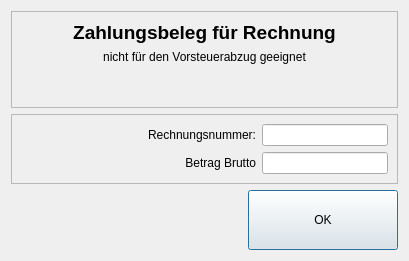
<?xml version="1.0" encoding="UTF-8"?>
<ui version="4.0">
 <class>R2BDialog</class>
 <widget class="QDialog" name="R2BDialog">
  <property name="geometry">
   <rect>
    <x>0</x>
    <y>0</y>
    <width>409</width>
    <height>261</height>
   </rect>
  </property>
  <property name="windowTitle">
   <string>Dialog</string>
  </property>
  <layout class="QHBoxLayout" name="horizontalLayout_2">
   <item>
    <layout class="QVBoxLayout" name="verticalLayout">
     <item>
      <widget class="QFrame" name="frame_2">
       <property name="frameShape">
        <enum>QFrame::StyledPanel</enum>
       </property>
       <property name="frameShadow">
        <enum>QFrame::Raised</enum>
       </property>
       <layout class="QVBoxLayout" name="verticalLayout_2">
        <item>
         <widget class="QLabel" name="label_3">
          <property name="font">
           <font>
            <family>Arial</family>
            <pointsize>14</pointsize>
            <weight>75</weight>
            <bold>true</bold>
           </font>
          </property>
          <property name="text">
           <string>Zahlungsbeleg für Rechnung</string>
          </property>
          <property name="alignment">
           <set>Qt::AlignCenter</set>
          </property>
         </widget>
        </item>
        <item>
         <widget class="QLabel" name="label_4">
          <property name="text">
           <string>nicht für den Vorsteuerabzug geeignet</string>
          </property>
          <property name="alignment">
           <set>Qt::AlignCenter</set>
          </property>
         </widget>
        </item>
        <item>
         <spacer name="verticalSpacer">
          <property name="orientation">
           <enum>Qt::Vertical</enum>
          </property>
          <property name="sizeHint" stdset="0">
           <size>
            <width>20</width>
            <height>40</height>
           </size>
          </property>
         </spacer>
        </item>
       </layout>
      </widget>
     </item>
     <item>
      <widget class="QFrame" name="frame">
       <property name="frameShape">
        <enum>QFrame::StyledPanel</enum>
       </property>
       <property name="frameShadow">
        <enum>QFrame::Raised</enum>
       </property>
       <layout class="QGridLayout" name="gridLayout">
        <item row="0" column="2">
         <widget class="QLineEdit" name="invoiceNum"/>
        </item>
        <item row="0" column="1">
         <widget class="QLabel" name="label">
          <property name="font">
           <font>
            <family>Arial</family>
           </font>
          </property>
          <property name="text">
           <string>Rechnungsnummer:</string>
          </property>
          <property name="alignment">
           <set>Qt::AlignRight|Qt::AlignTrailing|Qt::AlignVCenter</set>
          </property>
         </widget>
        </item>
        <item row="1" column="2">
         <widget class="QLineEdit" name="invoiceSum"/>
        </item>
        <item row="1" column="1">
         <widget class="QLabel" name="label_2">
          <property name="font">
           <font>
            <family>Arial</family>
            <italic>false</italic>
           </font>
          </property>
          <property name="text">
           <string>Betrag Brutto</string>
          </property>
          <property name="alignment">
           <set>Qt::AlignRight|Qt::AlignTrailing|Qt::AlignVCenter</set>
          </property>
         </widget>
        </item>
        <item row="0" column="0">
         <spacer name="horizontalSpacer">
          <property name="orientation">
           <enum>Qt::Horizontal</enum>
          </property>
          <property name="sizeHint" stdset="0">
           <size>
            <width>40</width>
            <height>20</height>
           </size>
          </property>
         </spacer>
        </item>
       </layout>
      </widget>
     </item>
     <item>
      <layout class="QHBoxLayout" name="horizontalLayout">
       <item>
        <spacer name="horizontalSpacer_2">
         <property name="orientation">
          <enum>Qt::Horizontal</enum>
         </property>
         <property name="sizeHint" stdset="0">
          <size>
           <width>40</width>
           <height>20</height>
          </size>
         </property>
        </spacer>
       </item>
       <item>
        <widget class="QPushButton" name="pushButton">
         <property name="minimumSize">
          <size>
           <width>150</width>
           <height>60</height>
          </size>
         </property>
         <property name="font">
          <font>
           <family>Arial</family>
          </font>
         </property>
         <property name="text">
          <string>OK</string>
         </property>
         <property name="icon">
          <iconset resource="../qrk.qrc">
           <normaloff>:/icons/ok.png</normaloff>:/icons/ok.png</iconset>
         </property>
         <property name="iconSize">
          <size>
           <width>32</width>
           <height>32</height>
          </size>
         </property>
        </widget>
       </item>
      </layout>
     </item>
    </layout>
   </item>
  </layout>
 </widget>
 <resources>
  <include location="../qrk.qrc"/>
 </resources>
 <connections/>
</ui>
